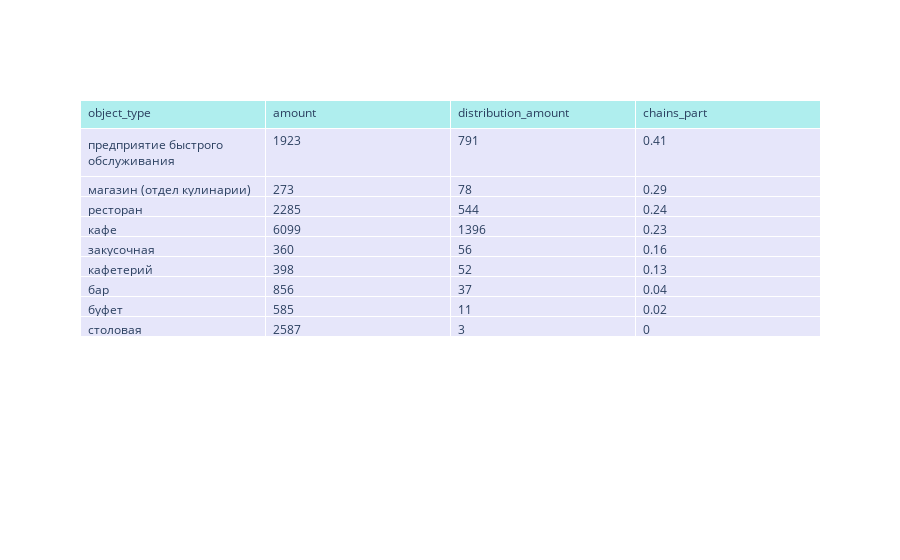

The cell this chart's notebook holds for it:
### Markdown cell above
Кафе снова лидирует с большим отрывом. Но так как у нас кафе в целом представлено больше, то считаем логичным посчитать долю видов объектов общепита в сетевом распространении.

### Code cell
chain_objects_amount = objects_count.merge(chain_distribution, on='object_type', how='left')
chain_objects_amount['chains_part'] = (chain_objects_amount['distribution_amount'] / chain_objects_amount['amount']).round(2)
chain_objects_amount = chain_objects_amount.sort_values(by='chains_part', ascending=False)
chain_objects_amount

fig = go.Figure(data=[go.Table(
    header=dict(values=list(chain_objects_amount.columns),
                fill_color='paleturquoise',
                align='left'),
    cells=dict(values=[chain_objects_amount.object_type,\
chain_objects_amount.amount, chain_objects_amount.distribution_amount,\
                       chain_objects_amount.chains_part],
               fill_color='lavender',
               align='left'))
])

fig.show()

### Figure 1 — Plotly figure (JSON) as saved in the notebook; plotly's stock layout.template omitted (floating-point values rounded to 4 significant figures)
{"data": [{"cells": {"align": "left", "fill": {"color": "lavender"}, "values": [["предприятие быстрого обслуживания", "магазин (отдел кулинарии)", "ресторан", "кафе", "закусочная", "кафетерий", "бар", "буфет", "столовая"], [1923, 273, 2285, 6099, 360, 398, 856, 585, 2587], [791, 78, 544, 1396, 56, 52, 37, 11, 3], [0.41, 0.29, 0.24, 0.23, 0.16, 0.13, 0.04, 0.02, 0]]}, "header": {"align": "left", "fill": {"color": "paleturquoise"}, "values": ["object_type", "amount", "distribution_amount", "chains_part"]}, "type": "table"}], "layout": {}}
